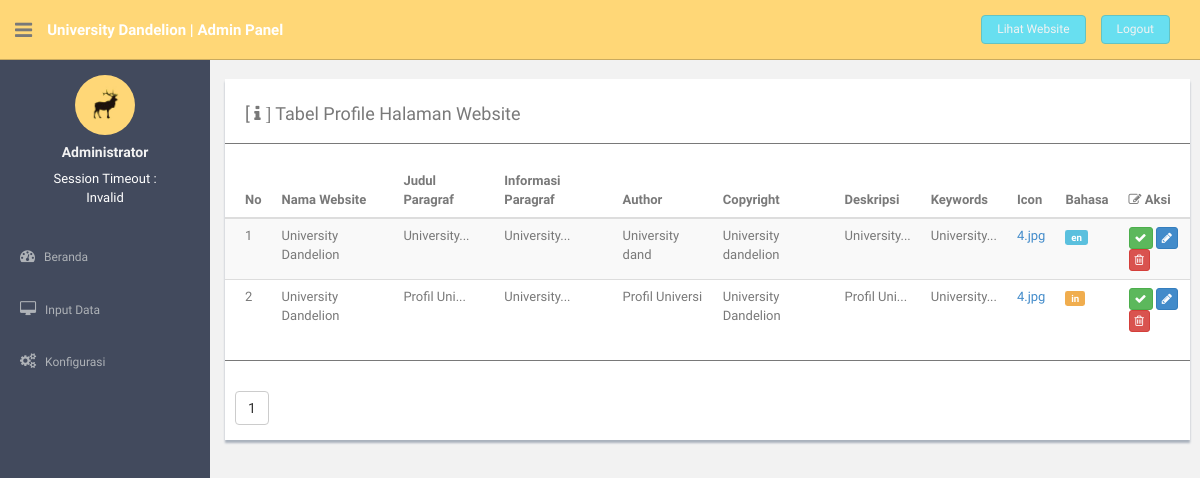
The app's page /confpanel/module/mod_profile/profile.php (signed in) with its own data.
### tables this page shows
CREATE TABLE IF NOT EXISTS `tbl_profile` (
  `id_profile` int(5) NOT NULL AUTO_INCREMENT,
  `titlewebsite` text NOT NULL,
  `titleparagraf` text NOT NULL,
  `welcomeparagraf` text NOT NULL,
  `author` varchar(15) NOT NULL,
  `copyright` varchar(40) NOT NULL,
  `description` text NOT NULL,
  `keywords` text NOT NULL,
  `icon` varchar(40) NOT NULL,
  `lang_profile` varchar(5) NOT NULL,
  PRIMARY KEY (`id_profile`)
);

### confpanel/control.php (called while the page is built, shortened)
<?php
$link     = mysqli_connect('localhost','root','','db_companyprofile');
$perpage_profile  = 5;
$page_profile     = isset($_GET['pageconf']) ? (int)$_GET['pageconf'] : 1;
$start_profile    = ($page_profile > 1) ? ($page_profile * $perpage_profile) - $perpage_profile :0;
$result_profile   = mysqli_query ($link, "SELECT * FROM tbl_profile");
$total_profile    = mysqli_num_rows($result_profile);
$pages_profile    = ceil($total_profile/$perpage_profile);
$articles_profile = "SELECT * FROM tbl_profile ORDER BY id_profile DESC LIMIT $start_profile, $perpage_profile";
$tampil_profile   = mysqli_query($link,$articles_profile);
$id_profile		  = $start_profile + 1;
?>

### confpanel/module/mod_profile/profile.php (the view, shortened to what this page needs)
<?php
    if (empty($_SESSION['username']) AND empty($_SESSION['password'])){
        echo "<script>alert('Akses ditolak !!! Silahkan sign ini terlebih dahulu, Terimakasih.'); window.location = '../../index.php'</script>";
    }else{
include '../../header_module.php';
include '../../menu_module.php';
include '../../control.php';
	echo " <section id=\"main-content\">
         	<section class=\"wrapper\">
           <div class=\"row mt\">
            <div class=\"col-md-12\">
             <div class=\"content-panel\">
              <table class=\"table table-striped table-advance table-hover\">
                <h4>[ <i class=\"fa fa-info\"> ]</i> Tabel Profile Halaman Website</h4>
                <hr>
                  <thead>
                  <tr>
                    <th><i class=\"\"></i> No</th>
                    <th><i class=\"\"></i> Nama Website</th>
                    <th><i class=\"\"></i> Judul Paragraf</th>
                    <th><i class=\"\"></i> Informasi Paragraf</th>
                    <th><i class=\"\"></i> Author</th>
                    <th><i class=\"\"></i> Copyright</th>
                    <th><i class=\"\"></i> Deskripsi</th>
                    <th><i class=\"\"></i> Keywords</th>
                    <th><i class=\"\"></i> Icon</th>
                    <th><i class=\"\"></i> Bahasa</th>
                    <th><i class=\"fa fa-edit\"></i> Aksi</th>
                  </tr>
                  </thead>
                  <tbody>";
while ($data_profile = mysqli_fetch_assoc($tampil_profile)) {
$kalimat_welcomeparagraf  = $data_profile['welcomeparagraf'];
$cetak_welcomeparagraf    = substr($kalimat_welcomeparagraf, 0, 10) . "...";
$kalimat_titleparagraf  = $data_profile['titleparagraf'];
$cetak_titleparagraf    = substr($kalimat_titleparagraf, 0, 10) . "...";
$kalimat_description  = $data_profile['description'];
$cetak_description    = substr($kalimat_description, 0, 10) . "...";
$kalimat_keyword  = $data_profile['keywords'];
$cetak_keyword    = substr($kalimat_keyword, 0, 10) . "...";
echo"
                  <tr>
                    <td>$id_profile</td>
                    <td>$data_profile[titlewebsite]</td>
                    <td>$cetak_titleparagraf</td>
                    <td>$cetak_welcomeparagraf</td>
                    <td>$data_profile[author]</td>
                    <td>$data_profile[copyright]</td>
                    <td>$cetak_description</td>
                    <td>$cetak_keyword</td>
                    <td><a class=\"fancybox\" href=\"../../../img/$data_profile[icon]\">$data_profile[icon]</a></td>
                    <td>";
                    ?>
                    <?php
                      $language_profile = $data_profile['lang_profile'];
                      if ($language_profile=='en'){
                         echo "<span class=\"label label-info label-mini\">";
                       }else{
                         echo "<span class=\"label label-warning label-mini\">";
                       }
                       echo "$data_profile[lang_profile]</span>
                    </td>
                    <td>
                      <a href=\"../../module/mod_profile/aksi.php?profilweb=add\"><button class=\"btn btn-success btn-xs\"><i class=\"fa fa-check\"></i></button></a>
                      <a href=\"../../module/mod_profile/aksi.php?profilweb=edit&id_profile=$data_profile[id_profile]\"><button class=\"btn btn-primary btn-xs\"><i class=\"fa fa-pencil\"></i></button></a>
                      <a href=\"../../module/mod_profile/aksi.php?profilweb=hapus&id_profile=$data_profile[id_profile]\"><button class=\"btn btn-danger btn-xs\"><i class=\"fa fa-trash-o\"></i></button></a>
                    </td>
                  </tr>";
                  $id_profile++;
}
                  echo"
                  </tbody>
                </table>
                <hr>";
                 echo"<div class=\"btn-group1\">";
                    for ($i=1; $i<=$pages_profile; $i++){
                    echo"
                      <a href=\"profile.php?pageconf=$i\"><button type=\"button\" class=\"btn btn-default\">$i</button></a>";
                  }
                  echo"
                </div>";
               echo"
              </div>
          </div>
      </div>
    </section>
    </section>";
include '../../footer_module.php';
}
?>

### confpanel/assets/css/style.css (style rules this page uses)
body { color: #797979; background: #f2f2f2; font-family: 'Ruda', sans-serif; padding: 0px !important; margin: 0px !important; font-size:13px; }
a, a:hover, a:focus { text-decoration: none; outline: none; }
hr { margin-top: 20px; margin-bottom: 20px; border: 0; border-top: 1px solid #797979; }
.mt { margin-top: 25px; }
#main-content { margin-left: 220px; }
.wrapper { display: inline-block; margin-top: 15px; padding-left: 10px; padding-right: 15px; padding-bottom: 15px; padding-top: 0px; width: 100%; }
.content-panel { background: #ffffff; box-shadow: 0px 3px 2px #aab2bd; padding-top: 15px; padding-bottom: 5px; }
.content-panel h4 { margin-left: 20px; }
.btn-group1 { background: #ffffff; padding: 10px; }

### records on screen
tbl_profile: titlewebsite "University Dandelion", titleparagraf "University...", welcomeparagraf "University...", author "University dand", copyright "University dandelion", description "University...", keywords "University...", icon "4.jpg", lang_profile "en"
tbl_profile: titlewebsite "University Dandelion", titleparagraf "Profil Uni...", welcomeparagraf "University...", author "Profil Universi", copyright "University Dandelion", description "Profil Uni...", keywords "University...", icon "4.jpg", lang_profile "in"
